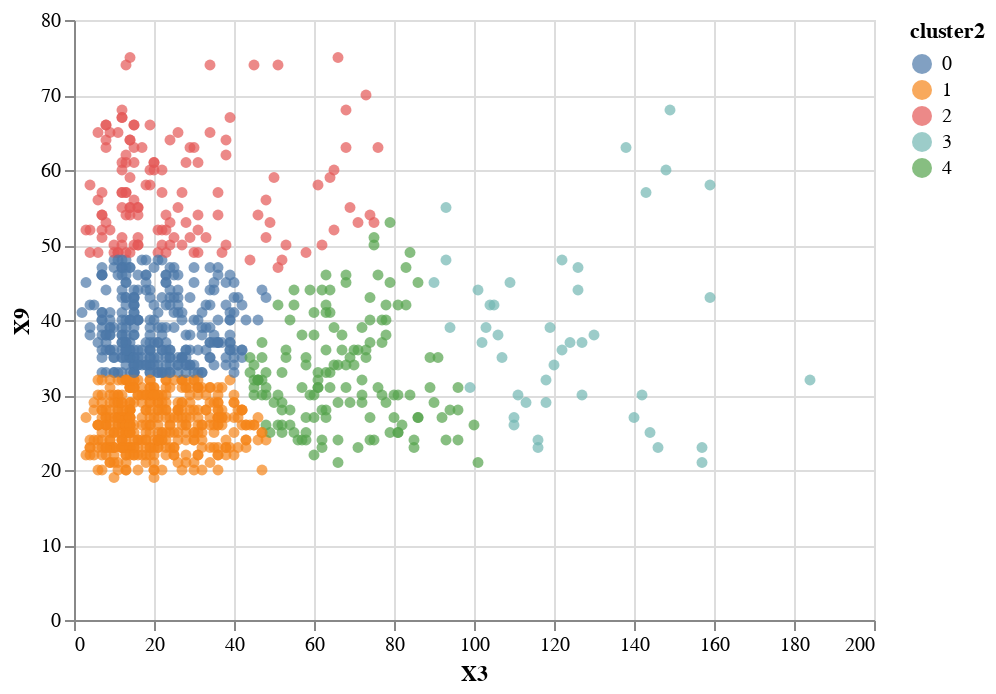

Notebook source saved alongside this figure:
### Code cell
model2 = KMeans(random_state=1, n_clusters=5, init='k-means++', n_init=50, max_iter=1000)
model2.fit(X)
df['cluster2'] = model2.predict(X)

scatter_plot = alt.Chart(df).mark_circle()
scatter_plot.encode(
    x='X3', 
    y='X9',
    color='cluster2:N',
    tooltip=['cluster2', 'X3', 'X9']
).interactive()

### Figure 1 — Vega-Lite specification as saved in the notebook (floating-point values rounded to 4 significant figures; data arrays with more than 128 entries replaced by an {"elided": "..."} marker saying what was removed)
{"config": {"view": {"continuousWidth": 400, "continuousHeight": 300}}, "data": {"name": "data-e4de9e97dc0a72892bd89033de0de918"}, "mark": "circle", "encoding": {"color": {"type": "nominal", "field": "cluster2"}, "tooltip": [{"type": "quantitative", "field": "cluster2"}, {"type": "quantitative", "field": "X3"}, {"type": "quantitative", "field": "X9"}], "x": {"type": "quantitative", "field": "X3"}, "y": {"type": "quantitative", "field": "X9"}}, "selection": {"selector005": {"type": "interval", "bind": "scales", "encodings": ["x", "y"]}}, "$schema": "https://vega.github.io/schema/vega-lite/v4.8.1.json", "datasets": {"data-e4de9e97dc0a72892bd89033de0de918": {"elided": "1000 records"}}}
